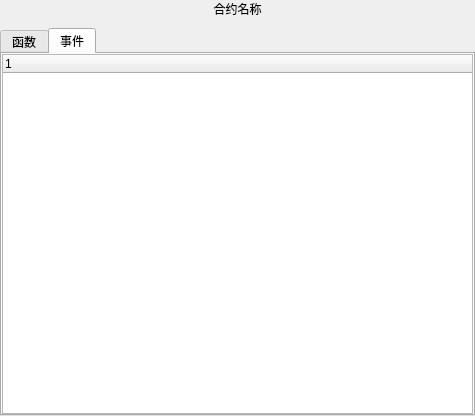
<?xml version="1.0" encoding="UTF-8"?>
<ui version="4.0">
 <class>InterfaceWidget</class>
 <widget class="QWidget" name="InterfaceWidget">
  <property name="geometry">
   <rect>
    <x>0</x>
    <y>0</y>
    <width>475</width>
    <height>416</height>
   </rect>
  </property>
  <property name="windowTitle">
   <string>Form</string>
  </property>
  <layout class="QVBoxLayout" name="verticalLayout_3">
   <property name="spacing">
    <number>10</number>
   </property>
   <property name="leftMargin">
    <number>0</number>
   </property>
   <property name="topMargin">
    <number>0</number>
   </property>
   <property name="rightMargin">
    <number>0</number>
   </property>
   <property name="bottomMargin">
    <number>0</number>
   </property>
   <item>
    <widget class="QLabel" name="title_Label">
     <property name="text">
      <string>合约名称</string>
     </property>
     <property name="alignment">
      <set>Qt::AlignCenter</set>
     </property>
    </widget>
   </item>
   <item>
    <widget class="QTabWidget" name="tabWidget">
     <property name="currentIndex">
      <number>1</number>
     </property>
     <widget class="QWidget" name="tab">
      <attribute name="title">
       <string>函数</string>
      </attribute>
      <layout class="QVBoxLayout" name="verticalLayout">
       <property name="spacing">
        <number>0</number>
       </property>
       <property name="leftMargin">
        <number>0</number>
       </property>
       <property name="topMargin">
        <number>0</number>
       </property>
       <property name="rightMargin">
        <number>0</number>
       </property>
       <property name="bottomMargin">
        <number>0</number>
       </property>
       <item>
        <widget class="QTreeWidget" name="treeWidget_function">
         <column>
          <property name="text">
           <string notr="true">1</string>
          </property>
         </column>
        </widget>
       </item>
      </layout>
     </widget>
     <widget class="QWidget" name="tab_2">
      <attribute name="title">
       <string>事件</string>
      </attribute>
      <layout class="QVBoxLayout" name="verticalLayout_2">
       <property name="spacing">
        <number>0</number>
       </property>
       <property name="leftMargin">
        <number>0</number>
       </property>
       <property name="topMargin">
        <number>0</number>
       </property>
       <property name="rightMargin">
        <number>0</number>
       </property>
       <property name="bottomMargin">
        <number>0</number>
       </property>
       <item>
        <widget class="QTreeWidget" name="treeWidget_event">
         <column>
          <property name="text">
           <string notr="true">1</string>
          </property>
         </column>
        </widget>
       </item>
      </layout>
     </widget>
    </widget>
   </item>
  </layout>
 </widget>
 <resources/>
 <connections/>
</ui>
